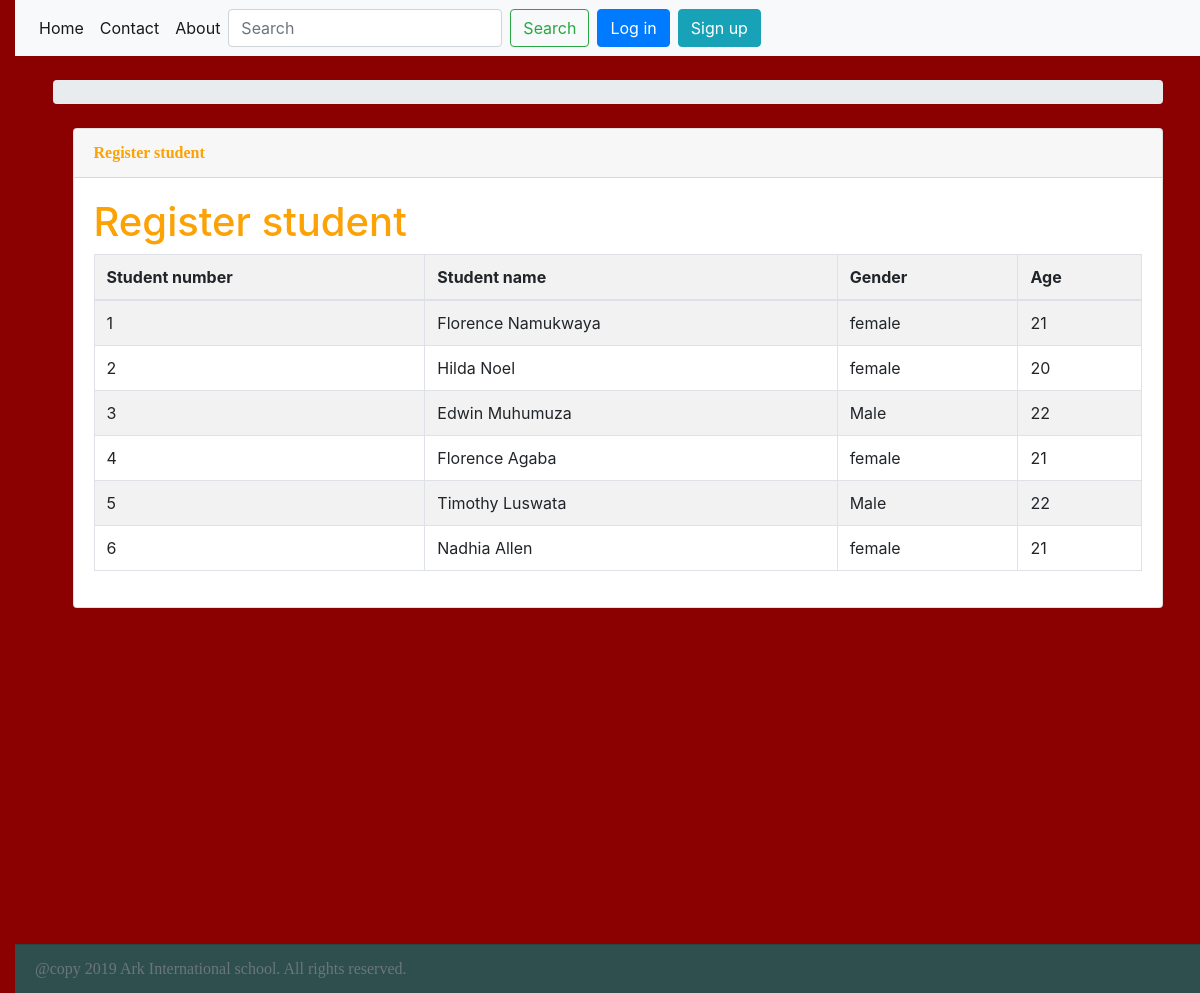
The page /student/ on the database its author committed.
### marks/models.py (models this page shows, shortened)
class Student(models.Model):
    student_number = models.IntegerField('student_number',unique=True,db_index=True)
    student_name = models.CharField('student_name',max_length=200, default='')
    gender = models.CharField('gender',max_length=20,default='')
    age = models.IntegerField('age',default='')

### marks/views.py (the view)
# urls.py: url(r'^student/$', student.as_view(), name='student'),
class student(TemplateView):
    template_name = 'student.html'
    def get(self,request):
        students = Student.objects.all()
        args = {'students': students}
        return render(request,self.template_name, args)

### templates/student.html (shortened to what this page needs)
{%extends 'base.html'%}
{% load staticfiles%}
{% block content%}
<body>
<div class="cointainer">
    <div class="content mt-3">
            <div class="animated fadeIn">
                <div class="row">
                <div class="col-md-12">
                    <div class="card">
                        <div class="card-header">
                            <strong class="card-title">Register student</strong>
                        </div>
                        <div class="card-body">
                  <table id="bootstrap-data-table" class="table table-striped table-bordered">
      <tr>
           <th>Student number</th>
        <th>Student name</th>
        <th>Gender</th>
        <th>Age</th>
    </tr>
    <tbody>
<tr>
            <h1> Register student </h1>
    {% for student in students %}
    <td> {{student.student_number}}</td>
    <td>{{student.student_name}}</td>
    <td> {{student.gender}}</td>
    <td> {{student.age}}</td>
        </tr>
      {% endfor %}
  </table>
       </div>
                    </div>
                </div>
</div>
                </div>
    </div>
    </div>
</body>
    {% endblock%}

### templates/base.html (shortened to what this page needs)
{% load static %}
<html>
  <head>
    <link rel="stylesheet" href="{% static 'css/bootstrap.min.css' %}">
    <link rel="stylesheet" href="{% static 'css/marks.css' %}">
  </head>
  <body>
<ul class="navbar navbar-expand-lg navbar-light bg-light">
  <div class="collapse navbar-collapse" id="navbarNav">
    <div class="navbar-nav">
      <li class="nav-item active">
        <a class="nav-link"href="{% url 'home' %}">Home <span class="sr-only">(current)</span></a>
      </li>
         <li class="nav-item active">
              <a class="nav-link" href="{% url 'contact' %}">Contact</a>
                 </li>
              <li class="nav-item active">
             <a class="nav-link"href="{% url 'about_us' %}">About </a>
        </li>
{% if user.is_authenticated %}
           <div class="btn-group" role="group" >
    <button id="btnGroupDrop1" type="button" class="btn btn-info ml-2 dropdown-toggle" data-toggle="dropdown" aria-haspopup="true" aria-expanded="false">
     User Profile Info
    </button>
                <ul class="dropdown-menu">
                    <li><a href="{%url 'my_account'%}" class="nav-link">My account</a></li>
                    <li><a href="{%url 'marks'%}" class="nav-link">marks</a></li>
                    <li><a href="{%url 'student'%}" class="nav-link">student</a></li>
                    <li><a  href="#" class="nav-link">Change password</a></li>
                    <li><a href="{%url 'logout'%}" class="nav-link">Log out</a> </li>
              </ul>
</div>
             {% else %}
 <form class="form-inline my-2 my-lg-0">
      <input class="form-control mr-sm-2" type="search" placeholder="Search" aria-label="Search">
      <button class="btn btn-outline-success my-2 my-sm-0" type="submit">Search</button>
      <a href="{% url 'login' %}" class="btn btn-primary ml-2">Log in</a>
          <a href="{% url 'signup' %}" class="btn btn-info ml-2">Sign up</a>
    </form>
    </div>
     {% endif %}
        </div>
    </ul>
<div class="container">
      <ol class="breadcrumb my-4">
      </ol>
      {% block content %}
      {% endblock %}
    </div>
<br/>
<br/>
<br/>
<br/>
<br/>
<br/>
<br/>
<br/>
<br/>
<br/>
<br/>
<br/>
<br/>
<br/>
 <div class="card-footer text-muted"  style="background-color:#2F4F4F">
    @copy 2019 Ark International school. All rights reserved.
  </div>
  <link rel="stylesheet" href="https://cdn.jsdelivr.net/simplemde/latest/simplemde.min.css">
  </body>
</html>

### static/css/marks.css (style rules this page uses)
body { background-color: #8B0000; }
.content { margin-left: 20px; }
h1, h2, h3 { display: block; color: #FCA205; font-size: 10pt text-align: center }
.card-header { color: #FCA205; font-family: 'Lobster', cursive; }
.card-footer { color:#8B0000; font-family: 'Lobster', cursive; }
body { padding-left: 15px; }

### rows shown on the page
Student: student_number "1", student_name "Florence Namukwaya", gender "female", age "21"
Student: student_number "2", student_name "Hilda Noel", gender "female", age "20"
Student: student_number "3", student_name "Edwin Muhumuza", gender "Male", age "22"
Student: student_number "4", student_name "Florence Agaba", gender "female", age "21"
Student: student_number "5", student_name "Timothy Luswata", gender "Male", age "22"
Student: student_number "6", student_name "Nadhia Allen", gender "female", age "21"
